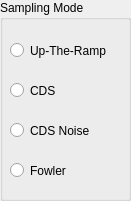
   <widget class="QGroupBox" name="groupBox_3">
    <property name="geometry">
     <rect>
      <x>20</x>
      <y>140</y>
      <width>131</width>
      <height>201</height>
     </rect>
    </property>
    <property name="title">
     <string>Sampling Mode</string>
    </property>
    <widget class="QRadioButton" name="radio_UTR">
     <property name="geometry">
      <rect>
       <x>10</x>
       <y>40</y>
       <width>111</width>
       <height>21</height>
      </rect>
     </property>
     <property name="text">
      <string>Up-The-Ramp</string>
     </property>
    </widget>
    <widget class="QRadioButton" name="radio_CDS">
     <property name="geometry">
      <rect>
       <x>10</x>
       <y>80</y>
       <width>100</width>
       <height>21</height>
      </rect>
     </property>
     <property name="text">
      <string>CDS</string>
     </property>
    </widget>
    <widget class="QRadioButton" name="radio_CDSNoise">
     <property name="geometry">
      <rect>
       <x>10</x>
       <y>120</y>
       <width>100</width>
       <height>21</height>
      </rect>
     </property>
     <property name="text">
      <string>CDS Noise</string>
     </property>
    </widget>
    <widget class="QRadioButton" name="radio_Fowler">
     <property name="geometry">
      <rect>
       <x>10</x>
       <y>160</y>
       <width>100</width>
       <height>21</height>
      </rect>
     </property>
     <property name="text">
      <string>Fowler</string>
     </property>
    </widget>
   </widget>
